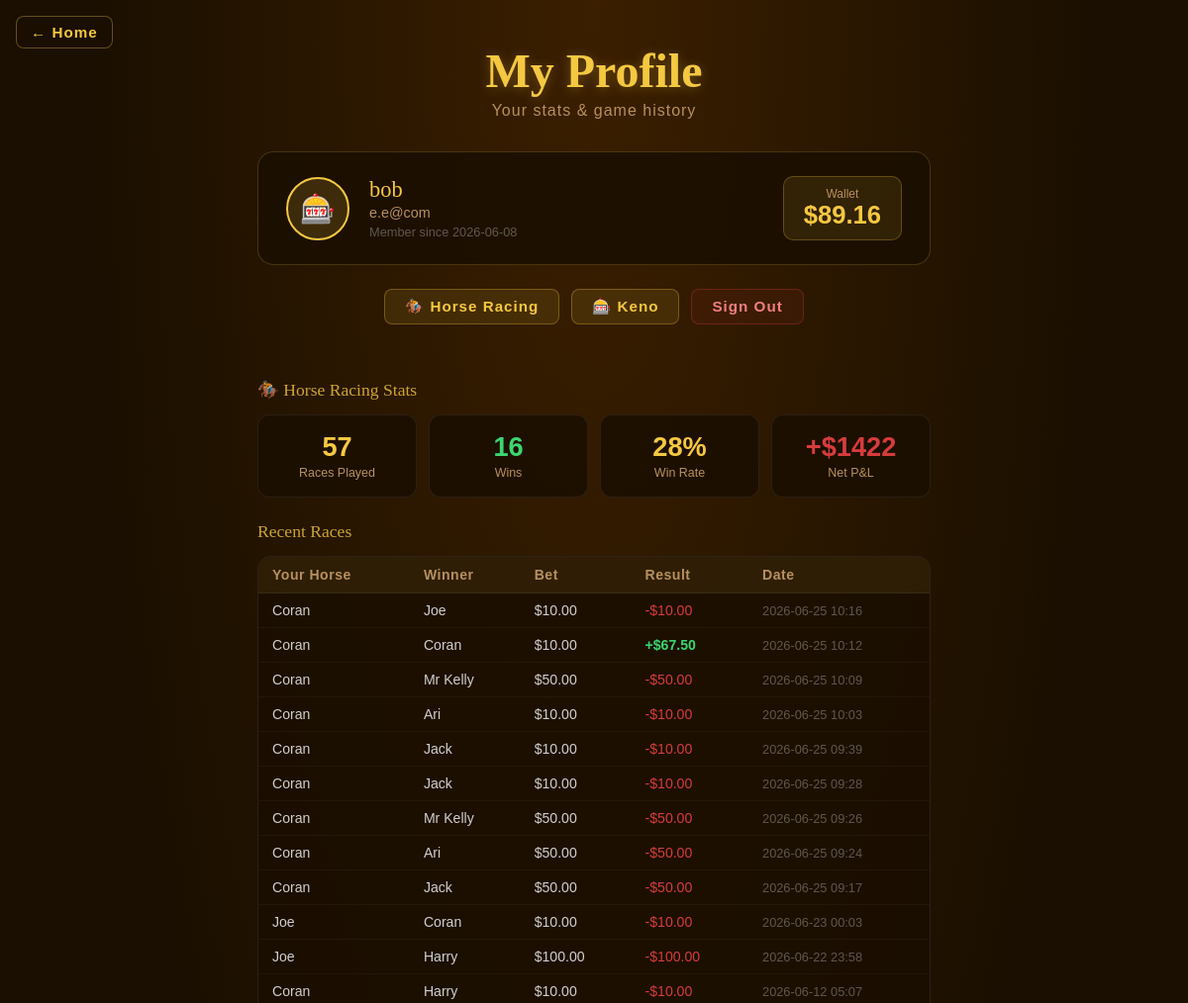
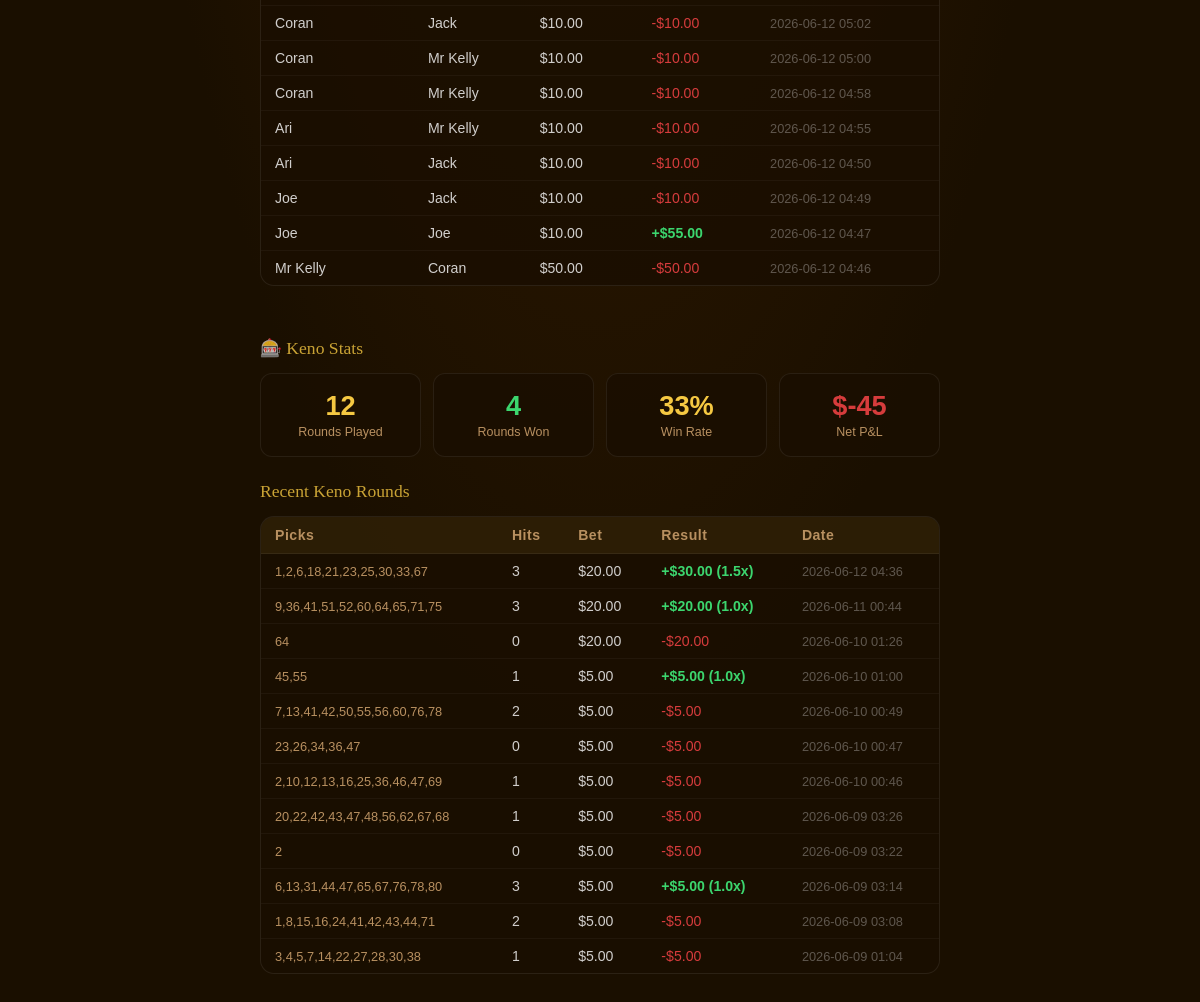
Screenshot of /profile (signed in) with the database file from the repository (2 pictures, top to bottom).
### tables this page shows
CREATE TABLE users (
            id            INTEGER PRIMARY KEY AUTOINCREMENT,
            username      TEXT    NOT NULL UNIQUE,
            email         TEXT    NOT NULL UNIQUE,
            password_hash TEXT    NOT NULL,
            wallet        REAL    NOT NULL DEFAULT 1000.0,
            total_wagered REAL    NOT NULL DEFAULT 0.0,
            total_won     REAL    NOT NULL DEFAULT 0.0,
            race_wins     INTEGER NOT NULL DEFAULT 0,
            race_plays    INTEGER NOT NULL DEFAULT 0,
            keno_wins     INTEGER NOT NULL DEFAULT 0,
            keno_plays    INTEGER NOT NULL DEFAULT 0,
            win_streak    INTEGER NOT NULL DEFAULT 0,
            best_streak   INTEGER NOT NULL DEFAULT 0,
            created_at    TEXT    NOT NULL
        );

CREATE TABLE race_history (
            id            INTEGER PRIMARY KEY AUTOINCREMENT,
            user_id       INTEGER NOT NULL REFERENCES users(id),
            horse_id      INTEGER NOT NULL,
            horse_name    TEXT    NOT NULL,
            bet           REAL    NOT NULL,
            won           INTEGER NOT NULL,
            payout        REAL    NOT NULL,
            winner_name   TEXT    NOT NULL,
            winner_place  INTEGER NOT NULL DEFAULT 1,
            mode          TEXT    NOT NULL DEFAULT 'classic',
            weather       TEXT,
            powers_used   TEXT,
            power_cost    REAL    NOT NULL DEFAULT 0,
            place_finished INTEGER NOT NULL DEFAULT 6,
            played_at     TEXT    NOT NULL
        );

CREATE TABLE keno_history (
            id         INTEGER PRIMARY KEY AUTOINCREMENT,
            user_id    INTEGER NOT NULL REFERENCES users(id),
            picks      TEXT    NOT NULL,
            bet        REAL    NOT NULL,
            hits       INTEGER NOT NULL,
            won        INTEGER NOT NULL,
            payout     REAL    NOT NULL,
            factor     REAL    NOT NULL,
            played_at  TEXT    NOT NULL
        );

### app.py (the view)
@app.route('/profile')
@login_required
def profile():
    user  = current_user()
    db    = get_db()
    races = db.execute(
        'SELECT * FROM race_history WHERE user_id=? ORDER BY played_at DESC LIMIT 20',
        (user['id'],)
    ).fetchall()
    kenos = db.execute(
        'SELECT * FROM keno_history WHERE user_id=? ORDER BY played_at DESC LIMIT 20',
        (user['id'],)
    ).fetchall()
    race_stats = db.execute(
        '''SELECT COUNT(*) as total, SUM(won) as wins,
                  SUM(bet) as wagered, SUM(payout) as returned
           FROM race_history WHERE user_id=?''',
        (user['id'],)
    ).fetchone()
    keno_stats = db.execute(
        '''SELECT COUNT(*) as total, SUM(won) as wins,
                  SUM(bet) as wagered, SUM(payout) as returned
           FROM keno_history WHERE user_id=?''',
        (user['id'],)
    ).fetchone()
    user_achievements = db.execute(
        'SELECT code, unlocked_at FROM achievements WHERE user_id=? ORDER BY unlocked_at DESC',
        (user['id'],)
    ).fetchall()
    enriched_achievements = [
        {**ACHIEVEMENT_DEFS.get(row['code'], {'name': row['code'], 'desc': '', 'xp': 0}),
         'code': row['code'], 'unlocked_at': row['unlocked_at']}
        for row in user_achievements
    ]
    today_challenges = db.execute(
        'SELECT key, progress, completed FROM daily_challenges WHERE user_id=? AND date=?',
        (user['id'], today_str())
    ).fetchall()
    return render_template(
        'Profile.html',
        user=user,
        races=races,
        kenos=kenos,
        race_stats=race_stats,
        keno_stats=keno_stats,
        achievements=enriched_achievements,
        daily_challenges=today_challenges,
        challenge_defs=DAILY_CHALLENGE_DEFS,
    )

### app.py (called while the page is built)
def get_db():
    if 'db' not in g:
        g.db = sqlite3.connect(DATABASE)
        g.db.row_factory = sqlite3.Row
    return g.db

def login_required(f):
    @wraps(f)
    def decorated(*args, **kwargs):
        if 'user_id' not in session:
            return redirect(url_for('login'))
        return f(*args, **kwargs)
    return decorated

def current_user():
    if 'user_id' not in session:
        return None
    return get_db().execute('SELECT * FROM users WHERE id=?', (session['user_id'],)).fetchone()

def today_str():
    return datetime.now(timezone.utc).strftime('%Y-%m-%d')

### Templates/Profile.html (shortened to what this page needs)
<!DOCTYPE html>
<html lang="en">
<head>
</head>
<body>
<a href="/" class="back-home">&#8592; Home</a>
<h1>My Profile</h1>
<p class="subtitle">Your stats &amp; game history</p>
<div class="account-card">
  <div class="avatar">🎰</div>
  <div class="account-info">
    <div class="name">{{ user['username'] }}</div>
    <div class="email">{{ user['email'] }}</div>
    <div class="since">Member since {{ user['created_at'][:10] }}</div>
  </div>
  <div class="wallet-big">
    <span class="wlabel">Wallet</span>
    ${{ "%.2f"|format(user['wallet']) }}
  </div>
</div>
<div class="nav-row">
  <a href="/race"   class="nav-btn">🏇 Horse Racing</a>
  <a href="/keno"   class="nav-btn">🎰 Keno</a>
  <a href="/logout" class="nav-btn logout">Sign Out</a>
</div>
<div class="section-title">🏇 Horse Racing Stats</div>
<div class="stats-grid">
  <div class="stat-card gold">
    <span class="sv">{{ race_stats['total'] or 0 }}</span>
    <span class="sl">Races Played</span>
  </div>
  <div class="stat-card green">
    <span class="sv">{{ race_stats['wins'] or 0 }}</span>
    <span class="sl">Wins</span>
  </div>
  <div class="stat-card gold">
    {% set win_rate = ((race_stats['wins'] or 0) / (race_stats['total'] or 1) * 100) %}
    <span class="sv">{{ "%.0f"|format(win_rate) }}%</span>
    <span class="sl">Win Rate</span>
  </div>
  <div class="stat-card red">
    {% set net = ((race_stats['returned'] or 0) - (race_stats['wagered'] or 0)) %}
    <span class="sv {% if net >= 0 %}green{% endif %}">
      {% if net >= 0 %}+{% endif %}${{ "%.0f"|format(net) }}
    </span>
    <span class="sl">Net P&amp;L</span>
  </div>
</div>
<div class="section-title" style="margin-top:20px;">Recent Races</div>
<div class="history-wrap">
  {% if races %}
  <table>
    <thead>
      <tr>
        <th>Your Horse</th>
        <th>Winner</th>
        <th>Bet</th>
        <th>Result</th>
        <th>Date</th>
      </tr>
    </thead>
    <tbody>
      {% for r in races %}
      <tr>
        <td>{{ r['horse_name'] }}</td>
        <td>{{ r['winner_name'] }}</td>
        <td>${{ "%.2f"|format(r['bet']) }}</td>
        <td>
          {% if r['won'] %}
            <span class="badge-win">+${{ "%.2f"|format(r['payout']) }}</span>
          {% else %}
            <span class="badge-lose">-${{ "%.2f"|format(r['bet']) }}</span>
          {% endif %}
        </td>
        <td style="color:rgba(255,255,255,0.3);font-size:0.8rem;">{{ r['played_at'][:16] }}</td>
      </tr>
      {% endfor %}
    </tbody>
  </table>
  {% else %}
  <div class="empty-state">No races yet — <a href="/race" style="color:var(--accent);">place your first bet!</a></div>
  {% endif %}
</div>
<div class="section-title">🎰 Keno Stats</div>
<div class="stats-grid">
  <div class="stat-card gold">
    <span class="sv">{{ keno_stats['total'] or 0 }}</span>
    <span class="sl">Rounds Played</span>
  </div>
  <div class="stat-card green">
    <span class="sv">{{ keno_stats['wins'] or 0 }}</span>
    <span class="sl">Rounds Won</span>
  </div>
  <div class="stat-card gold">
    {% set kwin_rate = ((keno_stats['wins'] or 0) / (keno_stats['total'] or 1) * 100) %}
    <span class="sv">{{ "%.0f"|format(kwin_rate) }}%</span>
    <span class="sl">Win Rate</span>
  </div>
  <div class="stat-card red">
    {% set knet = ((keno_stats['returned'] or 0) - (keno_stats['wagered'] or 0)) %}
    <span class="sv {% if knet >= 0 %}green{% endif %}">
      {% if knet >= 0 %}+{% endif %}${{ "%.0f"|format(knet) }}
    </span>
    <span class="sl">Net P&amp;L</span>
  </div>
</div>
<div class="section-title" style="margin-top:20px;">Recent Keno Rounds</div>
<div class="history-wrap">
  {% if kenos %}
  <table>
    <thead>
      <tr>
        <th>Picks</th>
        <th>Hits</th>
        <th>Bet</th>
        <th>Result</th>
        <th>Date</th>
      </tr>
    </thead>
    <tbody>
      {% for k in kenos %}
      <tr>
        <td style="color:var(--muted);font-size:0.8rem;">{{ k['picks'] }}</td>
        <td>{{ k['hits'] }}</td>
        <td>${{ "%.2f"|format(k['bet']) }}</td>
        <td>
          {% if k['won'] %}
            <span class="badge-win">+${{ "%.2f"|format(k['payout']) }} ({{ k['factor'] }}x)</span>
          {% else %}
            <span class="badge-lose">-${{ "%.2f"|format(k['bet']) }}</span>
          {% endif %}
        </td>
        <td style="color:rgba(255,255,255,0.3);font-size:0.8rem;">{{ k['played_at'][:16] }}</td>
      </tr>
      {% endfor %}
    </tbody>
  </table>
  {% else %}
  <div class="empty-state">No keno rounds yet — <a href="/keno" style="color:var(--accent);">try your luck!</a></div>
  {% endif %}
</div>
</body>
</html>

### Templates/Profile.html (style rules this page uses)
:root { --dark: #1a0f00; --accent: #f5c842; --green: #3cd66e; --red: #d63c3c; --white: #fff8ee; --muted: #b89060; --panel: rgba(26,15,0,0.85); }
* { box-sizing: border-box; margin: 0; padding: 0; }
body { font-family: 'Barlow Condensed', sans-serif; background: var(--dark); background-image: radial-gradient(ellipse at top, #3b1f00 0%, #1a0f00 60%); color: var(--white); min-height: 100vh; display: flex; flex-direction: column; align-items: center; padding: 24px 16px 60px; }
.back-home { position: fixed; top: 16px; left: 16px; background: rgba(26,15,0,0.88); border: 1px solid rgba(245,200,66,0.35); border-radius: 8px; padding: 7px 14px; color: var(--accent); font-family: 'Barlow Condensed', sans-serif; font-size: 0.95rem; font-weight: 700; text-decoration: none; letter-spacing: 1px; backdrop-filter: blur(6px); transition: background 0.15s; z-index: 50; }
h1 { font-family: 'Rye', serif; font-size: clamp(2rem, 6vw, 3rem); color: var(--accent); text-shadow: 0 2px 12px rgba(245,200,66,0.3); text-align: center; margin: 20px 0 4px; }
.subtitle { color: var(--muted); font-size: 1rem; letter-spacing: 1px; text-align: center; margin-bottom: 32px; }
.account-card { background: var(--panel); border: 1px solid rgba(245,200,66,0.2); border-radius: 16px; padding: 24px 28px; width: 100%; max-width: 680px; display: flex; align-items: center; gap: 20px; margin-bottom: 24px; flex-wrap: wrap; }
.avatar { width: 64px; height: 64px; border-radius: 50%; background: rgba(245,200,66,0.15); border: 2px solid var(--accent); display: flex; align-items: center; justify-content: center; font-size: 1.8rem; flex-shrink: 0; }
.account-info { flex: 1; }
.account-info .name { font-family: 'Rye', serif; font-size: 1.4rem; color: var(--accent); }
.account-info .email { color: var(--muted); font-size: 0.9rem; margin-top: 2px; }
.account-info .since { color: rgba(255,255,255,0.3); font-size: 0.8rem; margin-top: 4px; }
.wallet-big { font-size: 1.6rem; font-weight: 700; color: var(--accent); background: rgba(245,200,66,0.1); border: 1px solid rgba(245,200,66,0.25); border-radius: 10px; padding: 10px 20px; text-align: center; flex-shrink: 0; }
.wallet-big .wlabel { font-size: 0.75rem; color: var(--muted); display: block; font-weight: 400; }
.section-title { font-family: 'Rye', serif; color: var(--accent); font-size: 1.1rem; opacity: 0.8; margin-bottom: 14px; margin-top: 28px; width: 100%; max-width: 680px; }
.stats-grid { display: grid; grid-template-columns: repeat(auto-fit, minmax(140px, 1fr)); gap: 12px; width: 100%; max-width: 680px; margin-bottom: 4px; }
.stat-card { background: var(--panel); border: 1px solid rgba(255,255,255,0.07); border-radius: 12px; padding: 16px; text-align: center; }
.stat-card .sv { font-size: 1.7rem; font-weight: 700; display: block; }
.stat-card .sl { font-size: 0.78rem; color: var(--muted); margin-top: 2px; }
.stat-card.green .sv { color: var(--green); }
.stat-card.gold .sv { color: var(--accent); }
.stat-card.red .sv { color: var(--red); }
.history-wrap { width: 100%; max-width: 680px; background: var(--panel); border: 1px solid rgba(255,255,255,0.08); border-radius: 14px; overflow: hidden; margin-bottom: 24px; }
.history-wrap table { width: 100%; border-collapse: collapse; font-size: 0.88rem; }
.history-wrap th { background: rgba(245,200,66,0.08); color: var(--muted); font-weight: 700; padding: 10px 14px; text-align: left; letter-spacing: 0.5px; border-bottom: 1px solid rgba(255,255,255,0.06); }
.history-wrap td { padding: 9px 14px; border-bottom: 1px solid rgba(255,255,255,0.04); color: rgba(255,255,255,0.8); }
.history-wrap tr:last-child td { border-bottom: none; }
.badge-win { color: var(--green); font-weight: 700; }
.badge-lose { color: var(--red); }
.nav-row { display: flex; gap: 12px; margin-bottom: 28px; flex-wrap: wrap; justify-content: center; }
.nav-btn { background: rgba(245,200,66,0.1); border: 1px solid rgba(245,200,66,0.3); border-radius: 8px; padding: 8px 20px; color: var(--accent); text-decoration: none; font-family: 'Barlow Condensed', sans-serif; font-weight: 700; font-size: 0.95rem; letter-spacing: 1px; transition: background 0.15s; }
.nav-btn.logout { border-color: rgba(214,60,60,0.3); color: #f08080; background: rgba(214,60,60,0.08); }

### rows the page displays
users: username "bob", email "e.e@com", created_at "2026-06-08", wallet "89.16"
race_history: horse_name "Coran", winner_name "Joe", bet "10.00", played_at "2026-06-25 10:16"
race_history: horse_name "Coran", winner_name "Coran", bet "10.00", payout "67.50", played_at "2026-06-25 10:12"
race_history: horse_name "Coran", winner_name "Mr Kelly", bet "50.00", played_at "2026-06-25 10:09"
race_history: horse_name "Coran", winner_name "Ari", bet "10.00", played_at "2026-06-25 10:03"
race_history: horse_name "Coran", winner_name "Jack", bet "10.00", played_at "2026-06-25 09:39"
race_history: horse_name "Coran", winner_name "Jack", bet "10.00", played_at "2026-06-25 09:28"
race_history: horse_name "Coran", winner_name "Mr Kelly", bet "50.00", played_at "2026-06-25 09:26"
race_history: horse_name "Coran", winner_name "Ari", bet "50.00", played_at "2026-06-25 09:24"
race_history: horse_name "Coran", winner_name "Jack", bet "50.00", played_at "2026-06-25 09:17"
race_history: horse_name "Joe", winner_name "Coran", bet "10.00", played_at "2026-06-23 00:03"
race_history: horse_name "Joe", winner_name "Harry", bet "100.00", played_at "2026-06-22 23:58"
race_history: horse_name "Coran", winner_name "Harry", bet "10.00", played_at "2026-06-12 05:07"
race_history: horse_name "Coran", winner_name "Jack", bet "10.00", played_at "2026-06-12 05:02"
race_history: horse_name "Coran", winner_name "Mr Kelly", bet "10.00", played_at "2026-06-12 05:00"
race_history: horse_name "Coran", winner_name "Mr Kelly", bet "10.00", played_at "2026-06-12 04:58"
race_history: horse_name "Ari", winner_name "Mr Kelly", bet "10.00", played_at "2026-06-12 04:55"
race_history: horse_name "Ari", winner_name "Jack", bet "10.00", played_at "2026-06-12 04:50"
race_history: horse_name "Joe", winner_name "Jack", bet "10.00", played_at "2026-06-12 04:49"
race_history: horse_name "Joe", winner_name "Joe", bet "10.00", payout "55.00", played_at "2026-06-12 04:47"
race_history: horse_name "Mr Kelly", winner_name "Coran", bet "50.00", played_at "2026-06-12 04:46"
keno_history: picks "1,2,6,18,21,23,25,30,33,67", hits "3", bet "20.00", payout "30.00", factor "1.5", played_at "2026-06-12 04:36"
keno_history: picks "9,36,41,51,52,60,64,65,71,75", hits "3", bet "20.00", payout "20.00", factor "1.0", played_at "2026-06-11 00:44"
keno_history: picks "64", hits "0", bet "20.00", played_at "2026-06-10 01:26"
keno_history: picks "45,55", hits "1", bet "5.00", payout "5.00", factor "1.0", played_at "2026-06-10 01:00"
keno_history: picks "7,13,41,42,50,55,56,60,76,78", hits "2", bet "5.00", played_at "2026-06-10 00:49"
keno_history: picks "23,26,34,36,47", hits "0", bet "5.00", played_at "2026-06-10 00:47"
keno_history: picks "2,10,12,13,16,25,36,46,47,69", hits "1", bet "5.00", played_at "2026-06-10 00:46"
keno_history: picks "20,22,42,43,47,48,56,62,67,68", hits "1", bet "5.00", played_at "2026-06-09 03:26"
keno_history: picks "2", hits "0", bet "5.00", played_at "2026-06-09 03:22"
keno_history: picks "6,13,31,44,47,65,67,76,78,80", hits "3", bet "5.00", payout "5.00", factor "1.0", played_at "2026-06-09 03:14"
keno_history: picks "1,8,15,16,24,41,42,43,44,71", hits "2", bet "5.00", played_at "2026-06-09 03:08"
keno_history: picks "3,4,5,7,14,22,27,28,30,38", hits "1", bet "5.00", played_at "2026-06-09 01:04"

### other values shown
{{ race_stats['total'] or 0 }} "57"
{{ race_stats['wins'] or 0 }} "16"
{{ "%.0f"|format(win_rate) }} "28"
{{ "%.0f"|format(net) }} "1422"
{{ keno_stats['total'] or 0 }} "12"
{{ keno_stats['wins'] or 0 }} "4"
{{ "%.0f"|format(kwin_rate) }} "33"
{{ "%.0f"|format(knet) }} "-45"
